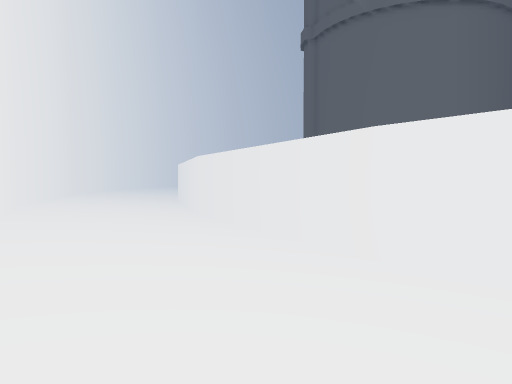
[1] (above)

16 first-person views from a walk through a scene from a Unity 3-D project. The camera is 1.4 m above the floor, tilts 2° down and sees 70° across. The floor is counted in squares, 2 m on a side. Each view is taken from the middle of a square. On the plan, view 1 faces up. The plan holds only what a view shows up to about 11 squares ahead; the rest is blank. The place goes on beyond the plan.

[2]
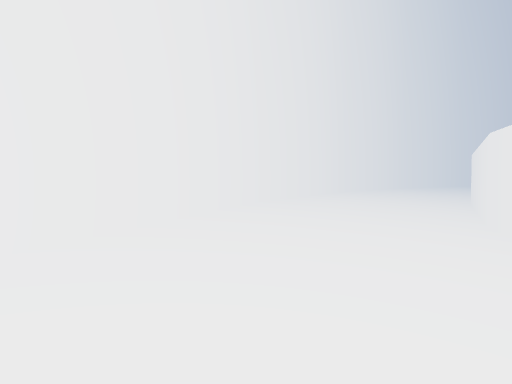

[3]
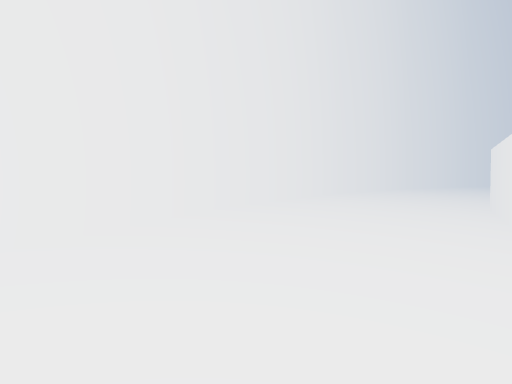

[4]
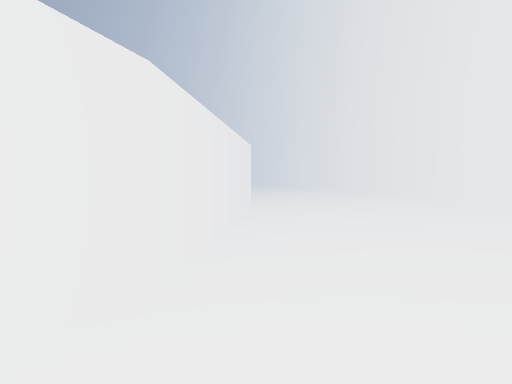

[5]
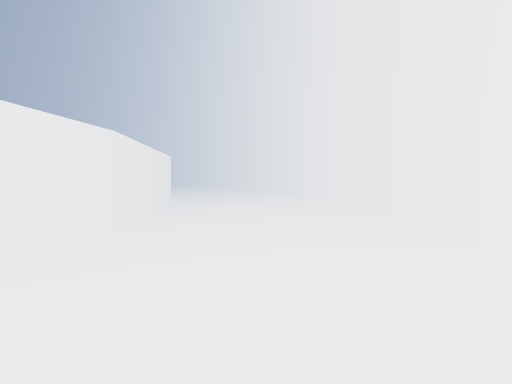

[6]
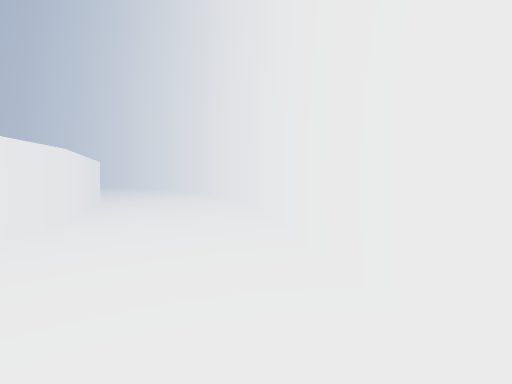

[7]
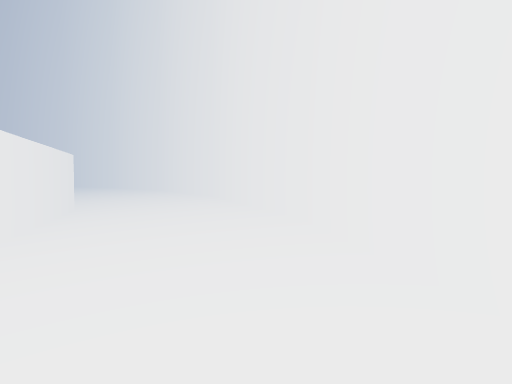

[8]
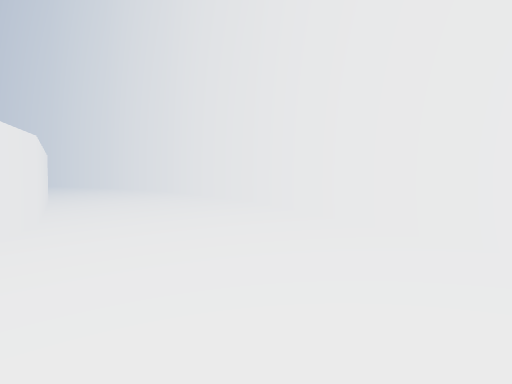

[9]
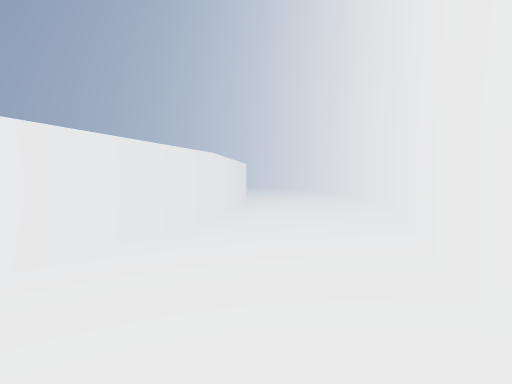

[10]
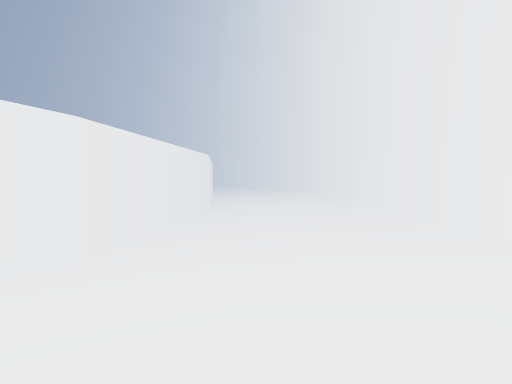

[11]
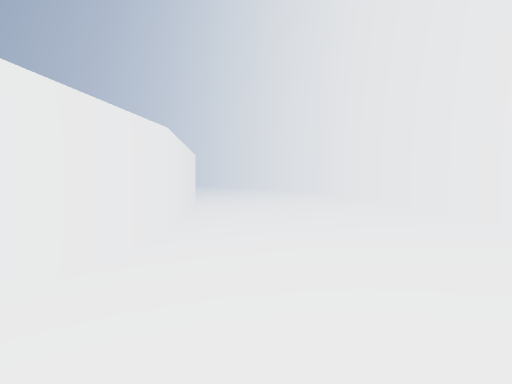

[12]
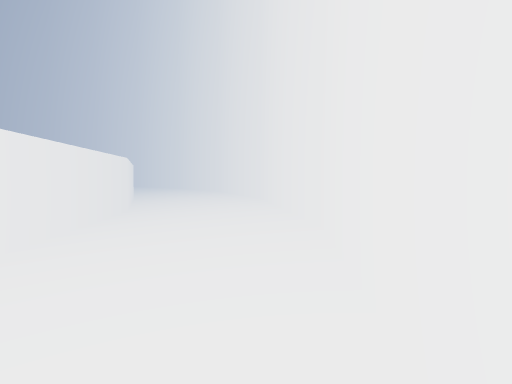

[13]
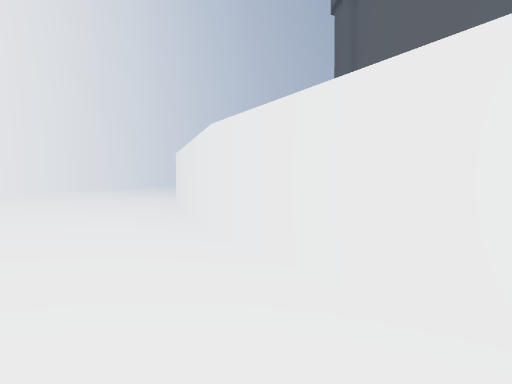

[14]
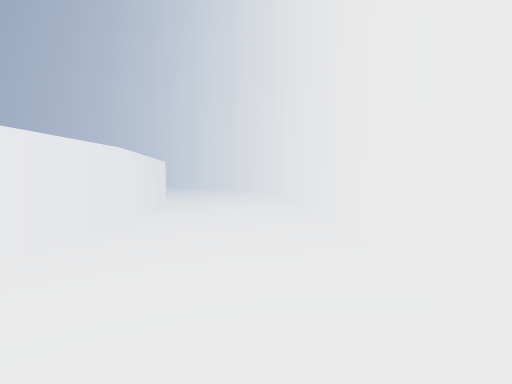

[15]
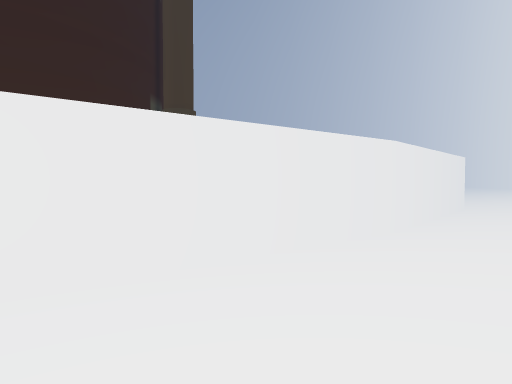

[16]
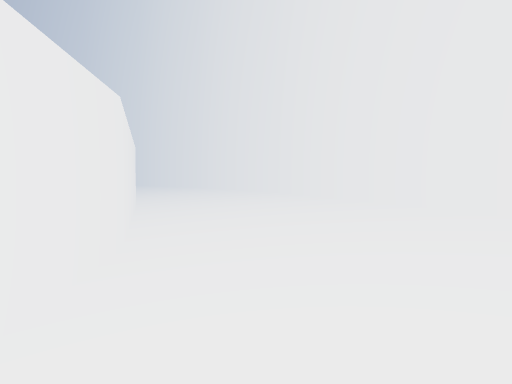

### Floor plan
Key: @ floor where view 1 was taken; # wall or solid block; . main floor; : floor 0.25 m higher than the main floor; - floor 0.25 m lower than the main floor; _ floor 0.5 m lower than the main floor.
Columns run from 8 left of view 1 to 36 right of it. Each row starts with its distance up from view 1.
 16 #:.--#
 15 #:..-##
 14 #:..--#
 13 ##:.--#
 12  #:.--##
 11  #:..-_#
 10  #:..--##
  9  ##:..-_#
  8   #:..--##
  7   ##:..-_#
  6    #:..--##
  5    ##:..--#
  4     #::.--##
  3      #:..--##
  2      ##:..--##
  1       #::..--##
  0        #@..--_##
 -1        ##:..--_##
 -2         ##:..---##
 -3          ##:..---##
 -4           ##:...--###
 -5            ##:...--_##
 -6             ##::..---###
 -7              ##::...---###
 -8                ##:....---####
 -9                 ##::....----#####
-10                   ##::....-----_#############
-11                    ###::.....----------------
-12                      ###:::........-------...
-13                        #####:::..............
-14                            ####::::::::::::::
-15                               ###############

Positions as (right, up) in squares from view 1, and headings:
1: (0, 0), facing up
2: (0, 3), facing up-left
3: (-1, 5), facing up-left
4: (-1, 6), facing down-right
5: (0, 2), facing down-right
6: (2, -2), facing down-right
7: (5, -4), facing down-right
8: (9, -6), facing down-right
9: (14, -11), facing right
10: (19, -12), facing right
11: (24, -12), facing right
12: (25, -14), facing right
13: (-1, 5), facing up
14: (-2, 3), facing down-right
15: (-1, 2), facing right
16: (7, -3), facing down-right
